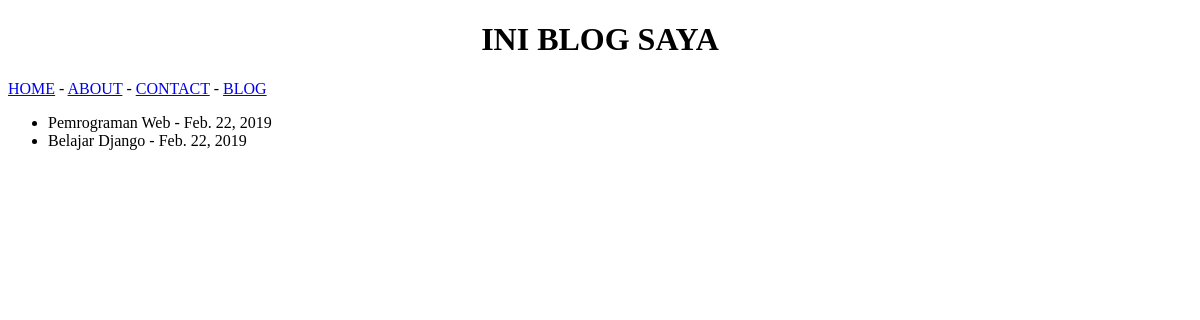
/blog/, run on an earlier commit of the app's database.
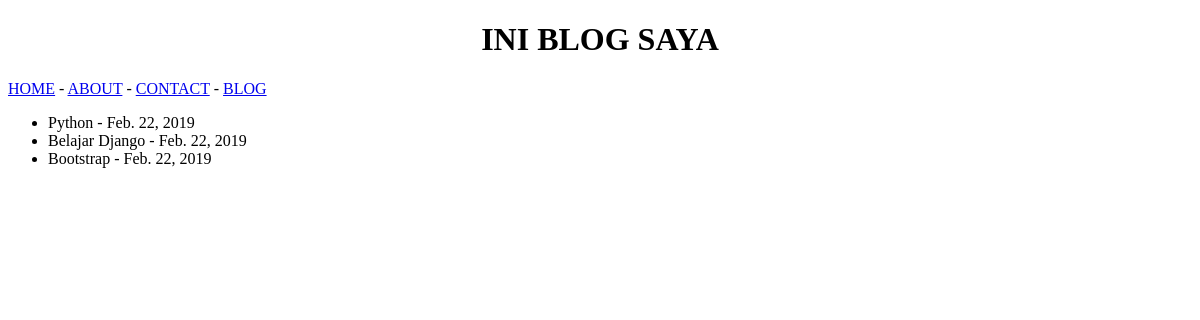
And on a later commit of the database.
### blog/models.py (models this page shows, shortened)
class Artikel(models.Model):
    judul = models.CharField(max_length=50)
    tanggal = models.DateField()
    penulis = models.CharField(max_length=20)
    konten = models.TextField()

### blog/views.py (the view)
# urls.py: url(r'^blog/', blog),
def blog(request):
    blogs = Artikel.objects.all()
    return render(request, 'blog.html', {'blogs':blogs})

### templates/blog.html (shortened to what this page needs)
<!DOCTYPE html>
<html lang="en">
<head>
</head>
<body>
    <h1><center>INI BLOG SAYA</center></h1>
    {% include "menu.html" %}
    <ul>
        {% for blog in blogs %}
           <li>{{ blog.judul}} - {{ blog.tanggal}} </li>
        {% endfor %}
    </ul>
</body>
</html>

### templates/menu.html
<a href="/">HOME</a> -
<a href="/about">ABOUT</a> -
<a href="/kontak">CONTACT</a> -
<a href="/blog">BLOG</a>
<br>

What changed in the data, as far as the page shows it:
changed Artikel: judul "Pemrograman Web" → "Python"
added Artikel: judul "Bootstrap", tanggal "Feb. 22, 2019"
